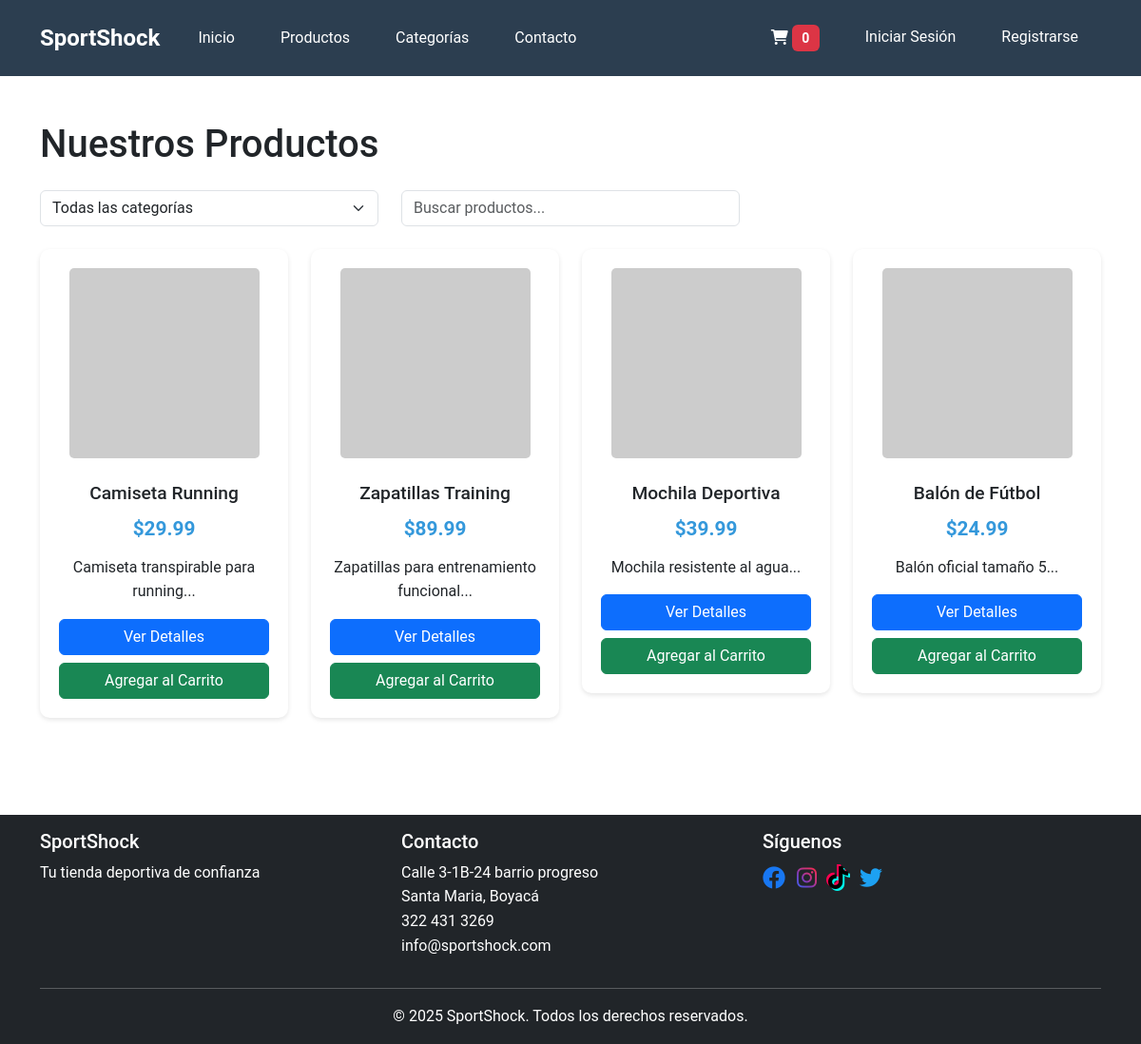
The page /productos.php on the database its author committed.
### tables this page shows
CREATE TABLE IF NOT EXISTS productos (
    id INT AUTO_INCREMENT PRIMARY KEY,
    nombre VARCHAR(100) NOT NULL,
    descripcion TEXT,
    precio DECIMAL(10,2) NOT NULL,
    stock INT NOT NULL DEFAULT 0,
    imagen VARCHAR(255),
    categoria_id INT,
    destacado BOOLEAN DEFAULT FALSE,
    fecha_creacion TIMESTAMP DEFAULT CURRENT_TIMESTAMP,
    FOREIGN KEY (categoria_id) REFERENCES categorias(id)
);

### includes/db.php (called while the page is built, shortened)
<?php
$conn = mysqli_connect(DB_HOST, DB_USER, DB_PASS, DB_NAME);
mysqli_set_charset($conn, "utf8");
function obtenerProductos($limite = null, $destacados = false) {
    global $conn;
    $query = "SELECT p.*,
              CASE
                WHEN p.imagen IS NULL OR p.imagen = ''
                THEN CONCAT('https://via.placeholder.com/300x300?text=', REPLACE(p.nombre, ' ', '+'))
                ELSE p.imagen
              END as imagen_url
              FROM productos p";
    $result = mysqli_query($conn, $query);
    $productos = array();
    while ($row = mysqli_fetch_assoc($result)) {
        $productos[] = $row;
    }
    return $productos;
}

### productos.php (the view, shortened to what this page needs)
<?php
include 'includes/db.php';
?>
<!DOCTYPE html>
<html lang="es">
<head>
    <link rel="stylesheet" href="css/style.css">
    <link href="https://cdn.jsdelivr.net/npm/bootstrap@5.3.0/dist/css/bootstrap.min.css" rel="stylesheet">
    <link rel="stylesheet" href="https://cdnjs.cloudflare.com/ajax/libs/font-awesome/6.0.0/css/all.min.css">
</head>
<body>
    <?php include 'includes/header.php'; ?>
    <div class="container my-5">
        <h1 class="mb-4">Nuestros Productos</h1>
        <div class="row mb-4">
            <div class="col-md-4">
                <select class="form-select" id="categoria">
                    <option value="">Todas las categorías</option>
                </select>
            </div>
            <div class="col-md-4">
                <input type="text" class="form-control" id="buscar" placeholder="Buscar productos...">
            </div>
        </div>
        <div class="row">
            <?php
            $productos = obtenerProductos();
            foreach($productos as $producto) {
            ?>
            <div class="col-md-3 mb-4">
                <div class="product-card">
                    <img src="<?php echo $producto['imagen_url']; ?>" alt="<?php echo htmlspecialchars($producto['nombre']); ?>" class="img-fluid">
                    <h3><?php echo htmlspecialchars($producto['nombre']); ?></h3>
                    <p class="price">$<?php echo number_format($producto['precio'], 2); ?></p>
                    <p class="description"><?php echo htmlspecialchars(substr($producto['descripcion'], 0, 100)) . '...'; ?></p>
                    <div class="d-grid gap-2">
                        <a href="producto.php?id=<?php echo $producto['id']; ?>" class="btn btn-primary">Ver Detalles</a>
                        <button class="btn btn-success agregar-carrito" data-id="<?php echo $producto['id']; ?>">
                            Agregar al Carrito
                        </button>
                    </div>
                </div>
            </div>
            <?php } ?>
        </div>
    </div>
    <?php include 'includes/footer.php'; ?>
</body>
</html>

### includes/header.php (shortened to what this page needs)
<!DOCTYPE html>
<html lang="es">
<head>
    <link href="https://cdn.jsdelivr.net/npm/bootstrap@5.3.3/dist/css/bootstrap.min.css" rel="stylesheet">
    <link rel="stylesheet" href="https://cdnjs.cloudflare.com/ajax/libs/font-awesome/6.0.0/css/all.min.css">
    <link rel="stylesheet" href="css/style.css">
</head>
<body>
<header>
    <nav class="navbar navbar-expand-lg navbar-dark">
        <div class="container">
            <a class="navbar-brand" href="index.php">SportShock</a>
            <div class="collapse navbar-collapse" id="navbarNav">
                <ul class="navbar-nav me-auto">
                    <li class="nav-item">
                        <a class="nav-link" href="index.php">Inicio</a>
                    </li>
                    <li class="nav-item">
                        <a class="nav-link" href="productos.php">Productos</a>
                    </li>
                    <li class="nav-item">
                        <a class="nav-link" href="categorias.php">Categorías</a>
                    </li>
                    <li class="nav-item">
                        <a class="nav-link" href="contacto.php">Contacto</a>
                    </li>
                </ul>
                <ul class="navbar-nav ms-auto">
                    <li class="nav-item">
                        <a class="nav-link" href="carrito.php">
                            <i class="fas fa-shopping-cart"></i>
                            <?php
                            if(isset($_SESSION['carrito']) && !empty($_SESSION['carrito'])) {
                                $cantidad = 0;
                                foreach($_SESSION['carrito'] as $item) {
                                    $cantidad += $item['cantidad'];
                                }
                                echo '<span class="badge bg-danger">' . $cantidad . '</span>';
                            } else {
                                echo '<span class="badge bg-danger">0</span>';
                            }
                            ?>
                        </a>
                    </li>
                    <?php if(isset($_SESSION['usuario_id'])): ?>
                        <li class="nav-item">
                            <a class="nav-link" href="perfil.php">
                                <i class="fas fa-user me-1"></i><?php echo $_SESSION['usuario_nombre']; ?>
                            </a>
                        </li>
                    <?php else: ?>
                        <li class="nav-item">
                            <a class="nav-link" href="login.php">Iniciar Sesión</a>
                        </li>
                        <li class="nav-item">
                            <a class="nav-link" href="registro.php">Registrarse</a>
                        </li>
                    <?php endif; ?>
                </ul>
            </div>
        </div>
    </nav>
</header>

### includes/footer.php (shortened to what this page needs)
<footer class="footer mt-auto py-3 bg-dark text-white">
    <div class="container">
        <div class="row">
            <div class="col-md-4">
                <h5>SportShock</h5>
                <p>Tu tienda deportiva de confianza</p>
            </div>
            <div class="col-md-4">
                <h5>Contacto</h5>
                <p>
                    Calle 3-1B-24 barrio progreso<br>
                    Santa Maria, Boyacá<br>
                    322 431 3269<br>
                    info@sportshock.com
                </p>
            </div>
            <div class="col-md-4">
                <h5>Síguenos</h5>
                <div class="social-links">
                    <a href="#" class="me-2"><i class="fab fa-facebook"></i></a>
                    <a href="#" class="me-2"><i class="fab fa-instagram"></i></a>
                    <a href="#" class="me-2"><i class="fab fa-tiktok"></i></a>
                    <a href="#"><i class="fab fa-twitter"></i></a>
                </div>
            </div>
        </div>
        <hr class="bg-white">
        <div class="text-center">
            <p class="mb-0">&copy; 2025 SportShock. Todos los derechos reservados.</p>
        </div>
    </div>
</footer>
</body>
</html>

### css/style.css (style rules this page uses)
:root { --primary-color: #3498db; --secondary-color: #2ecc71; --dark-color: #2c3e50; --light-color: #ecf0f1; --danger-color: #e74c3c; --warning-color: #f1c40f; }
body { font-family: 'Roboto', sans-serif; line-height: 1.6; margin: 0; padding: 0; }
.navbar { background-color: var(--dark-color); padding: 1rem 0; }
.navbar-brand { font-size: 1.5rem; font-weight: bold; color: white !important; }
.nav-link { color: white !important; margin: 0 1rem; transition: color 0.3s ease; }
.product-card { background: white; border-radius: 10px; padding: 20px; text-align: center; box-shadow: 0 2px 5px rgba(0,0,0,0.1); margin-bottom: 30px; transition: transform 0.3s ease; }
.product-card img { max-width: 100%; height: 200px; object-fit: cover; border-radius: 5px; margin-bottom: 15px; }
.product-card h3 { font-size: 1.2rem; margin: 10px 0; }
.price { color: var(--primary-color); font-size: 1.3rem; font-weight: bold; margin: 10px 0; }
footer { background-color: var(--dark-color); color: white; padding: 40px 0; }
.social-links a { font-size: 1.5rem; margin-right: 15px; transition: transform 0.3s ease; text-decoration: none; }
.social-links .fa-facebook { color: #1877f2 !important; }
.social-links .fa-instagram { background: -webkit-linear-gradient(45deg, #405DE6, #5851DB, #833AB4, #C13584, #E1306C, #FD1D1D); background-clip: text; -webkit-background-clip: text; -webkit-text-fill-color: transparent; color: transparent; }
.social-links .fa-tiktok { color: #000000 !important; text-shadow: 2px 2px #00f2ea, -2px -2px #ff0050; }
.social-links .fa-twitter { color: #1da1f2 !important; }
.badge { font-size: 0.875rem; padding: 0.5em 0.75em; }

### rows shown on the page
productos: nombre "Camiseta Running", precio "29.99", descripcion "Camiseta transpirable para running"
productos: nombre "Zapatillas Training", precio "89.99", descripcion "Zapatillas para entrenamiento funcional"
productos: nombre "Mochila Deportiva", precio "39.99", descripcion "Mochila resistente al agua"
productos: nombre "Balón de Fútbol", precio "24.99", descripcion "Balón oficial tamaño 5"
